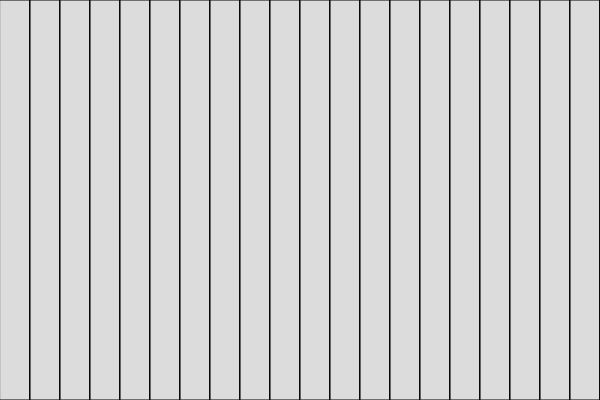
Frame 1 (no input)
Frame 60 (no input): identical to frame 1, image omitted
Frame 120 (the mouse pressed at the canvas centre since frame 60): identical to frame 1, image omitted

The p5.js sketch that drew this single still picture (run headless with seeded random() and noise() and a simulated clock; from frame 60 on, the mouse is pressed at the canvas centre):

// p5.js sketch
// ── sketch.js
// https://editor.p5js.org/jht9629-nyu/sketches/0FlUdupcA
// fix order to first column shows
// https://editor.p5js.org/rafiiia/sketches/e2RvRFAAB
// 20 columns - while loop

function setup() {
  createCanvas(600, 400);
}

function draw() {
  let col = width / 20;
  background(220);
  var x = 0;
  while (x <= width) {
    // console.log("x", x);
    if (mouseX > x && mouseX < x + col) {
      // console.log("red x", x);
      fill("red");
    } else {
      noFill();
    }
    rect(x, 0, col, height);
    x = x + col;
  }
}
